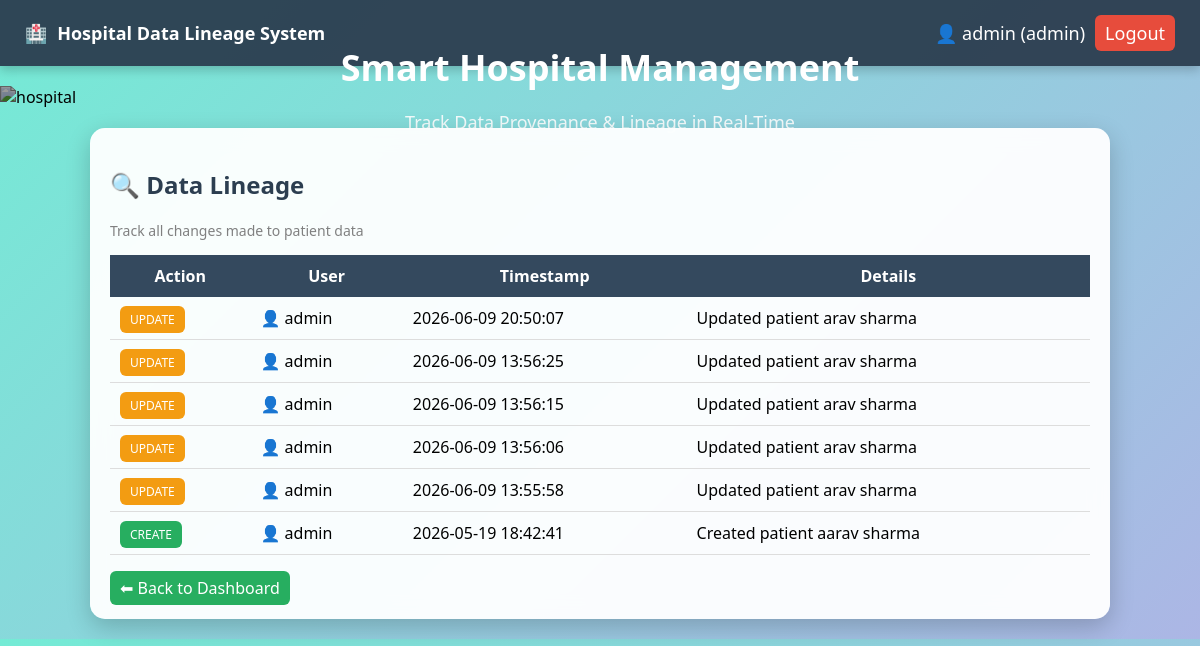
The app's page /lineage/1 (signed in) with its own data.
### tables this page shows
CREATE TABLE provenance (
        id INTEGER PRIMARY KEY AUTOINCREMENT,
        patient_id INTEGER,
        action TEXT,
        timestamp TEXT,
        user TEXT,
        details TEXT
    );

### app.py (the view)
@app.route('/lineage/<int:id>')
@role_required(['admin','doctor','nurse','receptionist','user'])
def lineage(id):
    conn = get_db()
    cur = conn.cursor()
    cur.execute(
        "SELECT * FROM provenance WHERE patient_id=? ORDER BY timestamp DESC",
        (id,)
    )
    logs = cur.fetchall()
    return render_template('lineage.html', logs=logs)

### app.py (called while the page is built)
def role_required(allowed_roles):
    def decorator(f):
        @wraps(f)
        def wrapper(*args, **kwargs):
            if 'user' not in session:
                return redirect('/')
            if session.get('role') not in allowed_roles:
                flash("⛔ Access Denied: You are not authorized")
                return redirect('/dashboard')
            return f(*args, **kwargs)
        return wrapper
    return decorator

### database.py (called while the page is built)
def get_db():
    conn = sqlite3.connect(DATABASE)
    conn.row_factory = sqlite3.Row
    conn.execute("PRAGMA foreign_keys = ON")
    return conn

### templates/lineage.html
{% extends 'base.html' %}
{% block content %}
<div class="card">
<h2>🔍 Data Lineage</h2>
<p class="subtitle">Track all changes made to patient data</p>
<table class="lineage-table">
<tr>
<th>Action</th>
<th>User</th>
<th>Timestamp</th>
<th>Details</th>
</tr>
{% for l in logs %}
<tr>
<td>
    {% if l.action == 'CREATE' %}
        <span class="badge create">CREATE</span>
    {% elif l.action == 'UPDATE' %}
        <span class="badge update">UPDATE</span>
    {% elif l.action == 'DELETE' %}
        <span class="badge delete">DELETE</span>
    {% else %}
        {{l.action}}
    {% endif %}
</td>
<td>👤 {{l.user}}</td>
<td>{{l.timestamp}}</td>
<td>{{l.details}}</td>
</tr>
{% endfor %}
</table>
<br>
<a href="/dashboard" class="btn">⬅ Back to Dashboard</a>
</div>
{% endblock %}

### static/style.css (style rules this page uses)
body { margin: 0; font-family: 'Segoe UI', sans-serif; background: linear-gradient(135deg, #74ebd5, #ACB6E5); }
.card { background: rgba(255, 255, 255, 0.95); padding: 20px; margin-bottom: 20px; border-radius: 15px; backdrop-filter: blur(10px); box-shadow: 0 8px 25px rgba(0,0,0,0.2); transition: 0.3s; }
h2, h3 { color: #2c3e50; }
.btn { background: #27ae60; color: white; padding: 6px 10px; border-radius: 6px; text-decoration: none; transition: 0.3s; }
table { width: 100%; border-collapse: collapse; }
th { background: #34495e; color: white; padding: 10px; }
td { padding: 10px; border-bottom: 1px solid #ddd; }
.subtitle { color: gray; font-size: 14px; margin-bottom: 15px; }
.badge { padding: 5px 10px; border-radius: 6px; color: white; font-size: 12px; }
.badge.create { background: #27ae60; }
.badge.update { background: #f39c12; }

### records on screen
provenance: action "UPDATE", user "admin", timestamp "2026-06-09 20:50:07", details "Updated patient arav sharma"
provenance: action "UPDATE", user "admin", timestamp "2026-06-09 13:56:25", details "Updated patient arav sharma"
provenance: action "UPDATE", user "admin", timestamp "2026-06-09 13:56:15", details "Updated patient arav sharma"
provenance: action "UPDATE", user "admin", timestamp "2026-06-09 13:56:06", details "Updated patient arav sharma"
provenance: action "UPDATE", user "admin", timestamp "2026-06-09 13:55:58", details "Updated patient arav sharma"
provenance: action "CREATE", user "admin", timestamp "2026-05-19 18:42:41", details "Created patient aarav sharma"

### other values on screen
{{ session.user }} "admin"
{{ session.role }} "admin"
